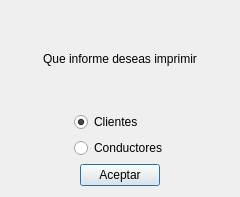
<?xml version="1.0" encoding="UTF-8"?>
<ui version="4.0">
 <class>menu_printear</class>
 <widget class="QDialog" name="menu_printear">
  <property name="geometry">
   <rect>
    <x>0</x>
    <y>0</y>
    <width>240</width>
    <height>197</height>
   </rect>
  </property>
  <property name="sizePolicy">
   <sizepolicy hsizetype="Fixed" vsizetype="Fixed">
    <horstretch>0</horstretch>
    <verstretch>0</verstretch>
   </sizepolicy>
  </property>
  <property name="minimumSize">
   <size>
    <width>240</width>
    <height>197</height>
   </size>
  </property>
  <property name="maximumSize">
   <size>
    <width>240</width>
    <height>197</height>
   </size>
  </property>
  <property name="windowTitle">
   <string>Dialog</string>
  </property>
  <property name="modal">
   <bool>true</bool>
  </property>
  <layout class="QVBoxLayout" name="verticalLayout_2">
   <item>
    <layout class="QHBoxLayout" name="horizontalLayout">
     <item>
      <spacer name="horizontalSpacer_5">
       <property name="orientation">
        <enum>Qt::Horizontal</enum>
       </property>
       <property name="sizeHint" stdset="0">
        <size>
         <width>40</width>
         <height>20</height>
        </size>
       </property>
      </spacer>
     </item>
     <item>
      <widget class="QLabel" name="label">
       <property name="text">
        <string>Que informe deseas imprimir</string>
       </property>
      </widget>
     </item>
     <item>
      <spacer name="horizontalSpacer_6">
       <property name="orientation">
        <enum>Qt::Horizontal</enum>
       </property>
       <property name="sizeHint" stdset="0">
        <size>
         <width>40</width>
         <height>20</height>
        </size>
       </property>
      </spacer>
     </item>
    </layout>
   </item>
   <item>
    <layout class="QHBoxLayout" name="horizontalLayout_2">
     <item>
      <spacer name="horizontalSpacer_3">
       <property name="orientation">
        <enum>Qt::Horizontal</enum>
       </property>
       <property name="sizeHint" stdset="0">
        <size>
         <width>40</width>
         <height>20</height>
        </size>
       </property>
      </spacer>
     </item>
     <item>
      <layout class="QVBoxLayout" name="verticalLayout">
       <item>
        <widget class="QRadioButton" name="radioButton">
         <property name="text">
          <string>Clientes</string>
         </property>
         <property name="checked">
          <bool>true</bool>
         </property>
         <attribute name="buttonGroup">
          <string notr="true">buttonGroup</string>
         </attribute>
        </widget>
       </item>
       <item>
        <widget class="QRadioButton" name="radioButton_2">
         <property name="text">
          <string>Conductores</string>
         </property>
         <attribute name="buttonGroup">
          <string notr="true">buttonGroup</string>
         </attribute>
        </widget>
       </item>
      </layout>
     </item>
     <item>
      <spacer name="horizontalSpacer_4">
       <property name="orientation">
        <enum>Qt::Horizontal</enum>
       </property>
       <property name="sizeHint" stdset="0">
        <size>
         <width>40</width>
         <height>20</height>
        </size>
       </property>
      </spacer>
     </item>
    </layout>
   </item>
   <item>
    <layout class="QHBoxLayout" name="horizontalLayout_3">
     <item>
      <spacer name="horizontalSpacer">
       <property name="orientation">
        <enum>Qt::Horizontal</enum>
       </property>
       <property name="sizeHint" stdset="0">
        <size>
         <width>40</width>
         <height>20</height>
        </size>
       </property>
      </spacer>
     </item>
     <item>
      <widget class="QPushButton" name="pushButton">
       <property name="text">
        <string>Aceptar</string>
       </property>
      </widget>
     </item>
     <item>
      <spacer name="horizontalSpacer_2">
       <property name="orientation">
        <enum>Qt::Horizontal</enum>
       </property>
       <property name="sizeHint" stdset="0">
        <size>
         <width>40</width>
         <height>20</height>
        </size>
       </property>
      </spacer>
     </item>
    </layout>
   </item>
  </layout>
 </widget>
 <resources/>
 <connections/>
 <buttongroups>
  <buttongroup name="buttonGroup"/>
 </buttongroups>
</ui>
